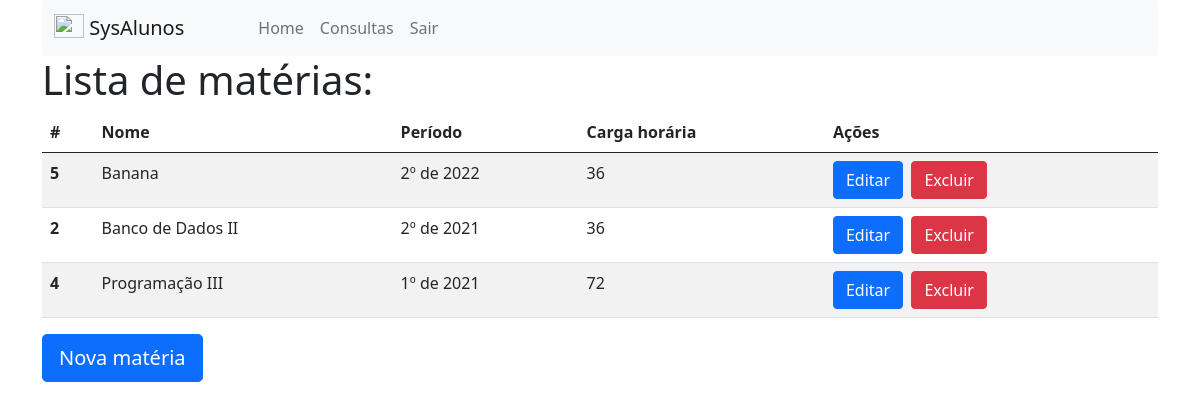
Page /materias_list.php (signed in) on the committed database.
### tables this page shows
CREATE TABLE `materias` (
  `idmaterias` int unsigned NOT NULL AUTO_INCREMENT,
  `nome` varchar(45) NOT NULL,
  `periodo` varchar(10) NOT NULL,
  `carga_horaria` int unsigned NOT NULL,
  PRIMARY KEY (`idmaterias`)
);

### materias_list.php (the view, shortened to what this page needs)
<?php
    require_once("conexao.php");
    $tipoAcesso = $_SESSION["tipo_acesso"];
?>
<!DOCTYPE html>
<html lang="pt-br">
<head>
    <link href="css/bootstrap.min.css" rel="stylesheet">
    <link href="css/sweetalert2.css" rel="stylesheet">
</head>
<body>
<div class="container">
    <nav class="navbar navbar-expand-lg navbar-light bg-light rounded">
            <div class="container-fluid">
                <a class="navbar-brand" href="#">
                    <img src="img/studentmeets_4873.png" alt="" width="30" height="24" class="d-inline-block align-text-top">
                    SysAlunos
                </a>
            <div class="collapse navbar-collapse" id="navbarSupportedContent">
                    <ul class="navbar-nav me-auto mb-2 mb-lg-0" style="margin-left: 50px;">
                        <li class="nav-item">
                            <a class="nav-link" aria-current="page" href="admin.php">Home</a>
                        </li>
                        <?php
                            $mnuConsultas  = "<li class='nav-item'><a class='nav-link' href='#'>Consultas</a></li>";
                            if($tipoAcesso == 0 || $tipoAcesso == 1){
                                echo $mnuConsultas;
                            }
                        ?>
                        <li class="nav-item">
                            <a class="nav-link" href="logout.php">Sair</a>
                        </li>
                    </ul>
                </div>
            </div>
        </nav>
        <h1>Lista de matérias:</h1>
        <table class="table table-striped">
            <thead>
                <tr>
                    <th scope="col">#</th>
                    <th scope="col">Nome</th>
                    <th scope="col">Período</th>
                    <th scope="col">Carga horária</th>
                    <th scope="col">Ações</th>
                </tr>
            </thead>
            <tbody>
                <?php
                $sql = "SELECT idmaterias, nome, periodo, carga_horaria FROM materias ORDER BY nome";
                $resp = mysqli_query($conexao_bd, $sql);
                while($rows=mysqli_fetch_row($resp)){
                    echo "<tr>";
                    echo "<th scope='row'>$rows[0]</th>";
                    echo "<td>$rows[1]</td>";
                    echo "<td>$rows[2]</td>";
                    echo "<td>$rows[3]</td>";
                    echo "<td>
                            <a class='btn btn-primary' href='materias_edit.php?idMateria=$rows[0]'
                            role='button'>Editar</a>&nbsp;
                            <a class='btn btn-danger'  href='javascript:excluirMateria($rows[0])'
                            role='button'>Excluir</a>
                        </td>";
                    echo "</tr>";
                }
                ?>
            </tbody>
        </table>
        <a class="btn btn-lg btn-primary" href="materias_edit.php?idMateria=0"
        role="button">Nova matéria</a>
</div>
</body>
</html>

### rows in the picture
materias: idmaterias "5", nome "Banana", periodo "2º de 2022", carga_horaria "36"
materias: idmaterias "2", nome "Banco de Dados II", periodo "2º de 2021", carga_horaria "36"
materias: idmaterias "4", nome "Programação III", periodo "1º de 2021", carga_horaria "72"
